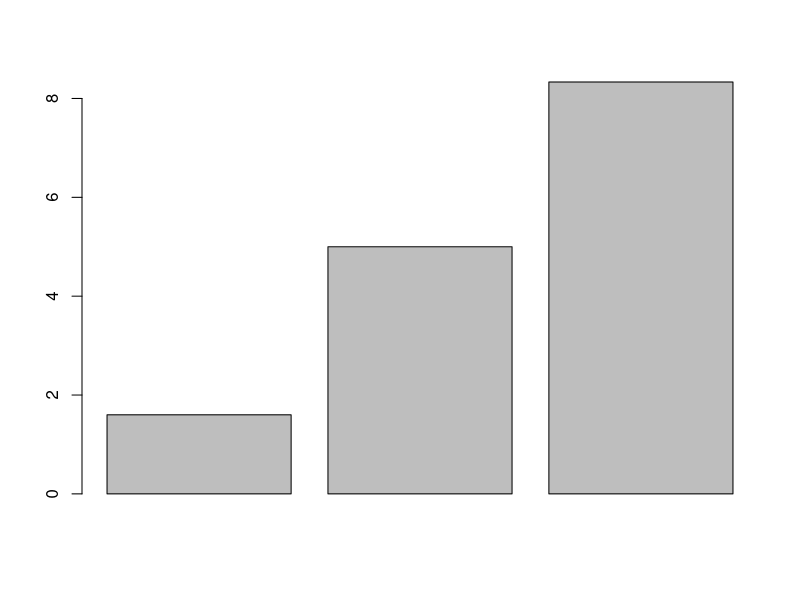
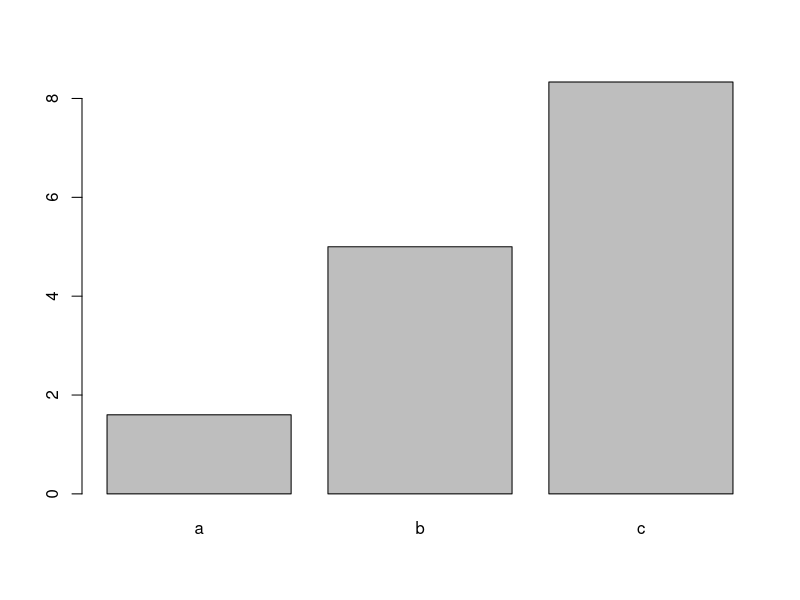

The R source for these figures, in order: (Note: this script raises an error after producing the figures.)
# With the data frame you created last week you will:

unique.char <- c("a","b","c","d","e","f","g","h","i","j","k","l","m","n","o")
group.char <- c("a","a","a","a","a","b","b","b","b","b","c","c","c","c","c")
uniqu.num <- c(1,2,3,4,5,6,7,8,9,10,11,12,13,14,15)
rep.num <- c(1,1,1,2,3,4,5,5,5,6,7,8,8,8,9)
dec.num <- c(1,2,3.3,4,5,6.6,7,8,9,10,11,12.2,13,14,15.5)

df <- as.data.frame(cbind(unique.char,group.char,uniqu.num,rep.num,dec.num))

df$uniqu.num <- as.numeric(as.character(df$uniqu.num))
df$rep.num <- as.numeric(as.character(df$rep.num))
df$dec.num <- as.numeric(as.character(df$dec.num))

add.row <- data.frame("p","c",16,10,16)
colnames(add.row) <- colnames(df) 
df1 <- rbind(df, add.row)
row.names(df1) <- df1$unique.char
df1 <- df1[,-1]
df1

# Create a barplot for one numeric column, grouped by the character vector with 3 unique values
  # Add error bars with mean and standard deviation to the plot
  # Change the x and y labels and add a title
  # Export the plot as a PDF that is 4 inches wide and 7 inches tall.

df.mean <- aggregate(df1$rep.num ~df1$group.char, FUN = "mean")
df.mean
colnames(df.mean) <- c("Factor","Mean")
df.mean
barplot(df.mean$Mean)
barplot(df.mean$Mean, names.arg = df.mean$Factor)
df.sd <- aggregate(df.mean$rep.num ~df.mean$group.char, FUN = "sd")
colnames(df.sd) <- c("Factor","StanDev")
df.sd
b.plot <- barplot(df.mean$Mean, names.arg = df.mean$Factor)
arrows(b.plot, df.mean$Mean-df.sd$StanDev,
       b.plot, df.mean$Mean+df.sd$StanDev,angle=90,code=3)
b.plot <- barplot(df.mean$Mean, names.arg = df.mean$Factor, ylim = c(0,15))
b.plot <- arrows(b.plot, df.mean$Mean-df.sd$StanDev,
                 b.plot, df.mean$Mean+df.sd$StanDev,angle=90,code=3)
b.plot <- barplot(df.mean$Mean, names.arg = df.mean$Factor)
arrows(b.plot, df.mean$Mean-df.sd$StanDev,
       b.plot, df.mean$Mean+df.sd$StanDev,angle=90,code=3)
b.plot <- barplot(df.mean$Mean, names.arg = df.mean$Factor, ylim = c(0,15))
b.plot <- arrows(b.plot, df.mean$Mean-df.sd$StanDev,
                 b.plot, df.mean$Mean+df.sd$StanDev,angle=90,code=3)
title(main = "Morgan's Barplot")
title(xlab = "Letter", ylab = "Number")

# Create a scatter plot between two of your numeric columns.
  # Change the point shape and color to something NOT used in the example.
  # Change the x and y labels and add a title
  # Export the plot as a JPEG by using the "Export" button in the plotting pane.

plot(df1$dec.num ~ df1$rep.num)
plot(df1$dec.num ~ df1$rep.num, xlab = "Explanatory", ylab = "Response")
plot(df1$dec.num ~ df1$rep.num, xlab = "Explanatory", ylab = "Response", main = "Morgan's Scatter Plot")
plot(df1$dec.num ~ df1$rep.num, xlab = "Explanatory", ylab = "Response", main = "Morgan's Scatter Plot", pch=16, col ="slateblue1")

# Upload both plots with the script used to create them to GitHub.
  # Follow the same file naming format as last week for the script.
  # Name plots as Lastname_barplot or Lastname_scatterplot. Save them to your "plots" folder.

setwd("C:/GitHub/morgan")
jpeg(file = "Thomas_scatterplot", width = 6, height = 6)
par(family = "serif")
plot(df1$dec.num ~ df1$rep.num, xlab = "Explanatory", ylab = "Response", main = "Morgan's Scatter Plot", pch=16, col ="slateblue1")
dev.off
pdf(file = "Thomas_barplot", width = 4, height = 7)
par(family = "serif")
dev.off
